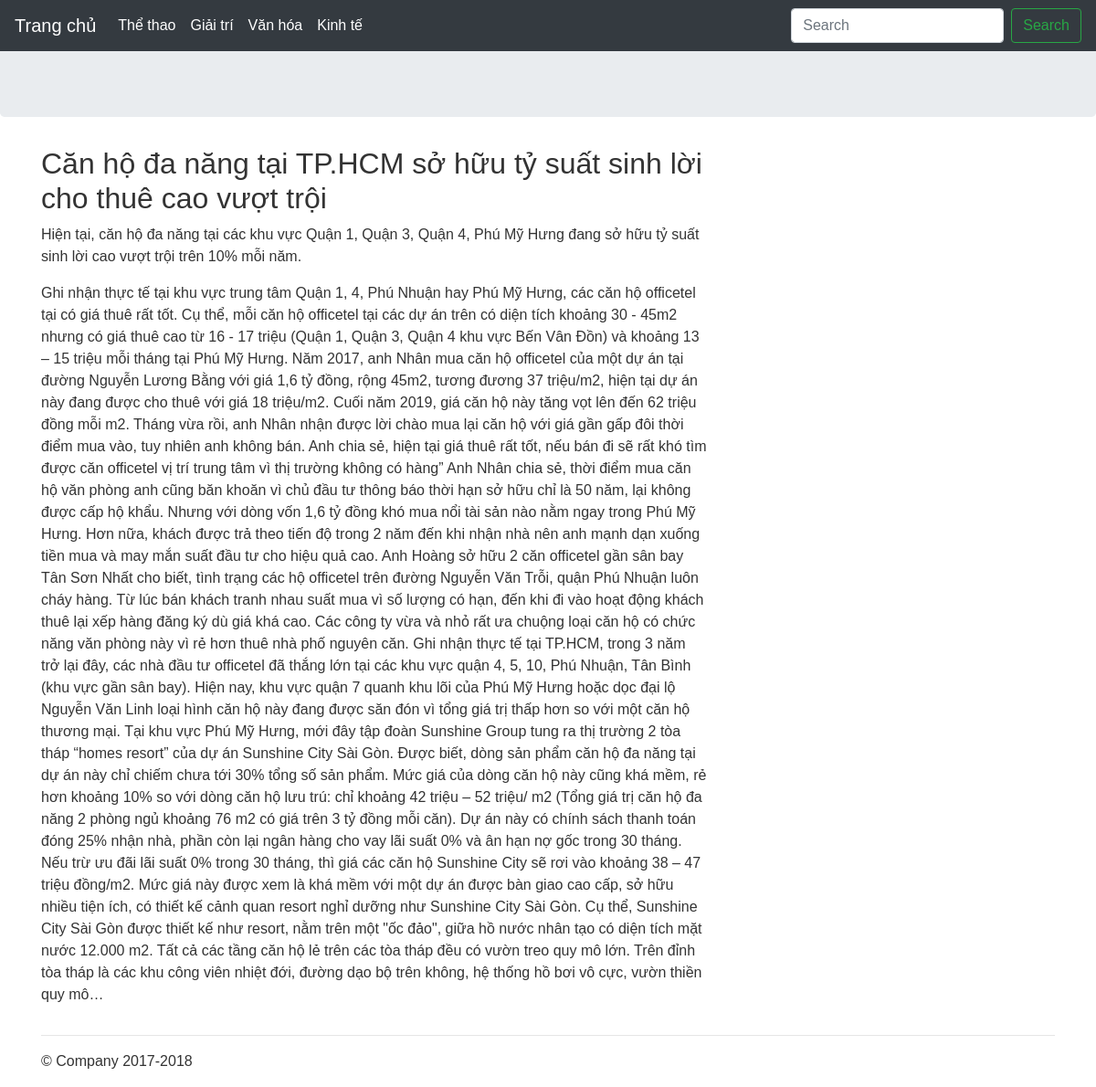
Screenshot of /detail.php?id=2 with the database file from the repository.
### tables this page shows
CREATE TABLE `baiviet` (
  `ma` int(11) NOT NULL,
  `tieude` varchar(100) NOT NULL,
  `ndngan` text NOT NULL,
  `noidung` text NOT NULL,
  `anh` varchar(100) NOT NULL,
  `id_theloai` varchar(50) NOT NULL
);

### detail.php (the view, shortened to what this page needs)
<?php
require_once 'header.php';
?>
<body>
  <main role="main">
    <div class="jumbotron">
    </div>
    <div class="container">
      <div class="row">
        <?php
        include_once 'DBConnect.php';
        $id=$_GET['id'];
        $q = " SELECT * FROM baiviet where ma = $id";
        $query = mysqli_query($con, $q);
        while ($row = mysqli_fetch_assoc($query)) {
          ?>
          <div class="col-md-8">
            <h2><?php echo $row['tieude'] ?></h2>
            <p><?php echo $row['ndngan'] ?></p>
            <p><?php echo $row['noidung'] ?></p>
          </div>
        <?php
        }
        ?>
      </div>
      <hr>
    </div>
  </main>
  <footer class="container">
    <p>© Company 2017-2018</p>
  </footer>
</body>

### header.php (style rules this page uses)
* { margin: 0; padding: 0; }
body { font-family: sans-serif; color: #333; }

### rows the page displays
baiviet: tieude "Căn hộ đa năng tại TP.HCM sở hữu tỷ suất sinh lời cho thuê cao vượt trội", ndngan "Hiện tại, căn hộ đa năng tại các khu vực Quận 1, Quận 3, Quận 4, Phú Mỹ Hưng đang sở hữu tỷ suất sinh lời cao vượt trội trên 10% mỗi năm.", noidung "Ghi nhận thực tế tại khu vực trung tâm Quận 1, 4, Phú Nhuận hay Phú Mỹ Hưng, các căn hộ officetel tại có giá thuê rất tốt. Cụ thể, mỗi căn hộ officetel tại các dự án trên có diện tích khoảng 30 - 45m2 nhưng có giá thuê cao từ 16 - 17 triệu (Quận 1, Quận 3, Quận 4 khu vực Bến Vân Đồn) và khoảng 13 – 15 triệu mỗi tháng tại Phú Mỹ Hưng. Năm 2017, anh Nhân mua căn hộ officetel của một dự án tại đường Nguyễn Lương Bằng với giá 1,6 tỷ đồng, rộng 45m2, tương đương 37 triệu/m2, hiện tại dự án này đang được cho thuê với giá 18 triệu/m2. Cuối năm 2019, giá căn hộ này tăng vọt lên đến 62 triệu đồng mỗi m2. Tháng vừa rồi, anh Nhân nhận được lời chào mua lại căn hộ với giá gần gấp đôi thời điểm mua vào,…"
